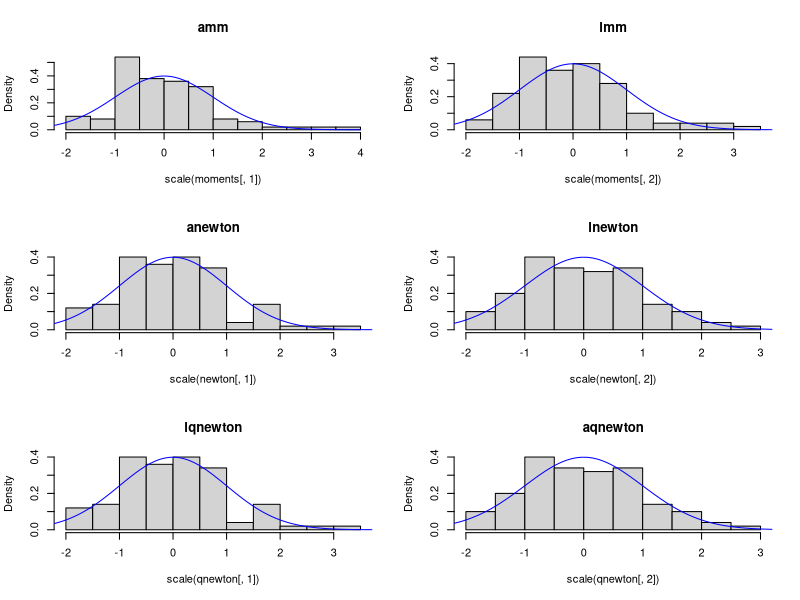
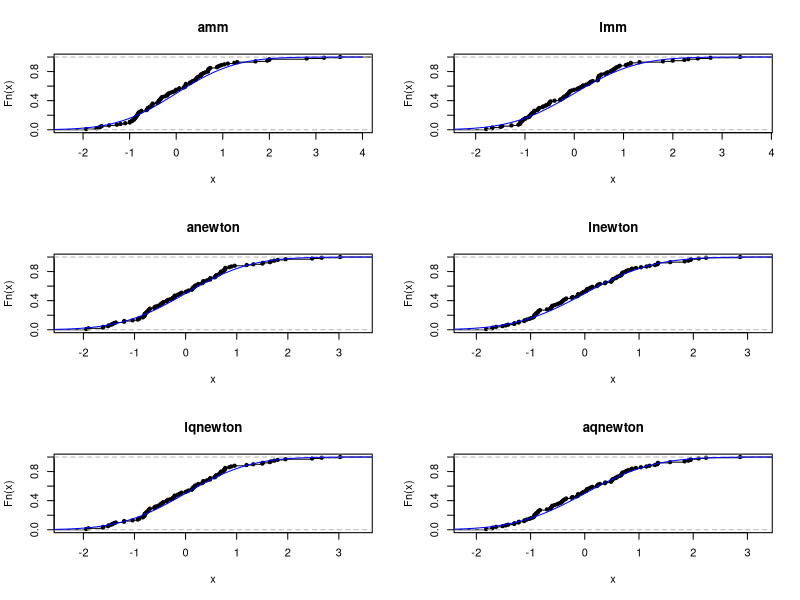

These figures' R source, in order:
#install.packages("glue")
library(glue)

#loglikelihood function for gamma distribution
loglik.gamma = function(y, a, l) {
  n = length(y)
  r = n*a*log(l) - l*sum(y) + (a-1)*sum(log(y)) - n*log(gamma(a))
  return(r)
}

#score function for gamma distribution
score.gamma = function(y, a, l) {
  n = length(y)
  alpha = n*log(l) + sum(log(y)) - n*digamma(a)
  lambda = (n*a)/l - sum(y)
  r = c(alpha, lambda)
  
  names(r) = c("alpha", "lambda")
  return(r)
}

#fisher information matrix for gamma distribution
inf.gamma = function(y, a, l) {
  n = length(y)
  alpha = n*trigamma(a)
  cov = -n/l
  lambda = (n*a)/l^2
  r = matrix(c(alpha, cov, cov, lambda), 2, 2, byrow = T)
  colnames(r) = c("alpha", "lambda")
  rownames(r) = c("alpha", "lambda")
  return(r)
}


#let y be a sample from a gamma distribution with shape=alpha and rate=lambda
#let score.gamma be the score vector for alpha and lambda
#let inf.gamma be the fisher information matrix for alpha and lambda

#t0 is the vector of starting values of the algorithm
#t0 elements are chosen by estimates for alpha and lambda found by method of moments
#it can be shown that these estimates are
#alpha=(mean(y))^2/var(y)
#lambda=mean(y)/var(y)
#then t1 = t0 + solve(inf.gamma)%*%score.gamma

#let new t0=t1, start again until deltadev=abs(t1-t0)<eps

#first value of deltadev is initialized as deltadev>eps
#eps is fixed as small as you like

newton.gamma = function(y, eps = 0.00000001, plots=F) {
  #estimates with method of moments
  amm = (mean(y))^2/(var(y))
  lmm = mean(y)/var(y)
  t0 = c(amm, lmm)
  
  #matrix for saving results
  r = matrix(NA, 2, 1)
  rownames(r) = c("alpha", "lambda")
  colnames(r) = glue("step 0")
  r[, 1] = t0
  r
  
  
  #initialization
  
  deltadev = c(2, 2)
  i = 1
  
  #Algorithm
  while (abs(deltadev)[1] > eps & abs(deltadev)[2] > eps) {
    cat("
      ")
    
    t1 = t0 + solve(inf.gamma(y, t0[1], t0[2])) %*% score.gamma(y, t0[1], t0[2]) #t1 estimate
    colnames(t1) = glue("step {i}")
    print(t1)
    
    r = cbind(r, t1) #save t1 estimate in r
    
    deltadev = as.vector(abs(t1 - t0)) #calculate eps
    print(glue("eps for lambda = {deltadev[1]}"))
    print(glue("eps for alpha = {deltadev[2]}"))
    
    
    t0 = t1
    i = i + 1
    cat("

      ")
    
    if(i>100){break}
    
  }
  #
  
  #final estimates
  hat.alpha = r[1, length(r[1, ])]
  hat.lambda = r[2, length(r[2, ])]
  
  
  
  results = rbind(c(a, amm, hat.alpha), c(l, lmm, hat.lambda))
  colnames(results) = c("parameter", "moments", "algorithm")
  rownames(results) = c("alpha", "lambda")
  
  
  
  distance = cbind(abs(results[, 2] - results[, 1]), abs(results[, 3] - results[, 1]))
  colnames(distance) = c(" MM - trueparameters ", "NR - trueparameters")
  
  r = list(results = results, distance = distance)
  return(r)

  #plot of estimates within steps
  if(plots==T){
    par(mfrow = c(2, 1))
    plot(
      r[1, ],
      ylab = "alpha",
      xlab = "step",
      ylim = c(a - 0.2, a + 0.2),
      type = "b",
      lty = 3,
      main = "Red lines are true parameters value"
    )
    abline(h = a, col = "red")
    plot(
      r[2, ],
      ylab = "lambda",
      xlab = "step",
      ylim = c(l - 0.2, l + 0.2),
      type = "b",
      lty = 3
    )
    abline(h = l, col = "red")
    par(mfrow = c(1, 1))
  }  

}










####QUASI-NEWTON####
#In this approach we find estimates only for alpha

#We can find an explicit formula to estimate lambda with ML method
#hat.lambda(ML)= (n*a)/sum(y)

#We start the algorithm with estimates calculated by method of moment's
#and then compute Newton-Raphson algorithm only for alpha;
#with the alpha found by NR we calculate new lambda(ML) and the continue


quasi.newton.gamma = function(y, eps = 0.00000001, plots=F) {
  #estimates with method of moments
  amm = (mean(y))^2/(var(y))
  lmm = mean(y)/var(y)
  t0 = c(amm, lmm)
  
  #matrix for saving results
  r = matrix(NA, 2, 1)
  rownames(r) = c("alpha", "lambda")
  colnames(r) = glue("step 0")
  r[, 1] = t0
  r
  
  
  #initialization
  
  deltadev = c(2, 2)
  i = 1
  
  #Algorithm
  while (abs(deltadev)[1] > eps & abs(deltadev)[2] > eps) {
    cat("
      ")
    
    a1 = t0[1] + (score.gamma(y, t0[1], t0[2])[1]) / (inf.gamma(y, t0[1], t0[2])[1, 1]) #t1 estimate
    
    l1 = (n*a1)/sum(y)
    
    t1 = as.matrix(c(a1, l1), 2, 1)
    colnames(t1) = glue("step {i}")
    print(t1)
    
    r = cbind(r, t1) #save t1 estimate in r
    
    deltadev = as.vector(abs(t1 - t0)) #calculate eps
    print(glue("eps for lambda = {deltadev[1]}"))
    print(glue("eps for alpha = {deltadev[2]}"))
    
    
    t0 = t1
    i = i + 1
    cat("

      ")
    if (i>100) {break}
    
  }
  #
  
  
  #final estimates
  hat.alpha = r[1, length(r[1, ])]
  hat.lambda = r[2, length(r[2, ])]
  
  
  
  results = rbind(c(a, amm, hat.alpha), c(l, lmm, hat.lambda))
  colnames(results) = c("parameter", "moments", "Ql.algorithm")
  rownames(results) = c("alpha", "lambda")
  
  
  
  distance = cbind(abs(results[, 2] - results[, 1]), abs(results[, 3] -
                                                           results[, 1]))
  colnames(distance) = c(" MM - trueparameters ", "QL.NR - trueparameters")
  
  r = list(results = results, distance = distance)
  return(r)
  
  #plot of estimates within steps
  if(plots==T){
    par(mfrow = c(2, 1))
    plot(
      r[1, ],
      ylab = "alpha",
      xlab = "step",
      ylim = c(a - 0.2, a + 0.2),
      type = "b",
      lty = 3,
      main = "Red lines are true parameters value"
    )
    abline(h = a, col = "red")
    plot(
      r[2, ],
      ylab = "lambda",
      xlab = "step",
      ylim = c(l - 0.2, l + 0.2),
      type = "b",
      lty = 3
    )
    abline(h = l, col = "red")
    par(mfrow = c(1, 1))
  }
  
}



####simulation
eps = 0.000001
B = 100                           #number of samples
n = 100                          #sample dimension
a = runif(1, 1, 15)
a           #true alpha
l = runif(1, 1, 15)
l           #true lambda


#matrices to save results
parameter = matrix(c(a, l), B, 2, byrow = T)
colnames(parameter) = c("alpha", "lambda")
rownames(parameter) = c(1:B)

moments = matrix(NA, B, 2)
colnames(moments) = c("alphaMM", "lambdaMM")
rownames(moments) = c(1:B)

newton = matrix(NA, B, 2)
colnames(newton) = c("alphanewton", "lambdanewton")
rownames(newton) = c(1:B)

qnewton = matrix(NA, B, 2)
colnames(qnewton) = c("alphaquasi", "lambdaquasi")
rownames(qnewton) = c(1:B)


for (i in 1:B) {
  y = rgamma(n, shape = a, rate = l)     #sample
  
  nn = newton.gamma(y, eps)
  qn = quasi.newton.gamma(y, eps)
  
  moments[i, 1] = nn$results[1, 2]
  moments[i, 2] = nn$results[2, 2]
  
  newton[i, 1] = nn$results[1, 3]
  newton[i, 2] = nn$results[2, 3]
  qnewton[i, 1] = qn$results[1, 3]
  qnewton[i, 2] = qn$results[2, 3]
}


#all results
results = cbind(parameter, moments, newton, qnewton)
colnames(results) = c(
  "alpha",
  "lambda",
  "alphaMM",
  "lambdaMM",
  "alphanewton",
  "lambdanewton",
  "alphaquasi",
  "lambdaquasi"
)

head(results)


#distorsion of estimators
b2.moments = (colMeans(moments) - parameter[1, ])^2
b2.newton =  (colMeans(newton) - parameter[1, ])^2
b2.qnewton = (colMeans(qnewton) - parameter[1, ])^2
B2=rbind(b2.moments, b2.newton, b2.qnewton)
colnames(B2)=c("alpha", "lambda")
rownames(B2)=c("moments", "newton", "qnewton")
B2


#variance of estimators
var.moments = apply(moments, 2, var)
var.newton = apply(newton, 2, var)
var.qnewton = apply(qnewton, 2, var)
lirc=c(1/(n*trigamma(a)), 1/((n*a)/l^2))
V=rbind(var.moments, var.newton, var.qnewton, lirc)
colnames(V)=c("alpha", "lambda")
rownames(V)=c("moments", "newton", "qnewton", "lirc")
V


#MSE of estimators
MSE.moments = b2.moments + var.moments
MSE.newton = b2.newton + var.newton
MSE.qnewton = b2.qnewton + var.qnewton

MSE=rbind(MSE.moments, MSE.newton, MSE.qnewton)
colnames(MSE)=c("alpha", "lambda")
rownames(MSE)=c("moments", "newton", "qnewton")
MSE


s=seq(-4, 4, l=1000)

{par(mfrow=c(3,2))
hist(scale(moments[,1]), freq=F, main="amm"); lines(s, dnorm(s), col="blue")
hist(scale(moments[,2]), freq=F, main="lmm"); lines(s, dnorm(s), col="blue")
hist(scale(newton[,1]), freq=F, main="anewton"); lines(s, dnorm(s), col="blue")
hist(scale(newton[,2]), freq=F, main="lnewton"); lines(s, dnorm(s), col="blue")
hist(scale(qnewton[,1]), freq=F, main="lqnewton"); lines(s, dnorm(s), col="blue")
hist(scale(qnewton[,2]), freq=F, main="aqnewton"); lines(s, dnorm(s), col="blue")
par(mfrow=c(1,1))}


{par(mfrow=c(3,2))
  plot(ecdf(scale(moments[,1])), main="amm"); lines(s, pnorm(s), col="blue")
  plot(ecdf(scale(moments[,2])), main="lmm"); lines(s, pnorm(s), col="blue")
  plot(ecdf(scale(newton[,1])), main="anewton"); lines(s, pnorm(s), col="blue")
  plot(ecdf(scale(newton[,2])), main="lnewton"); lines(s, pnorm(s), col="blue")
  plot(ecdf(scale(qnewton[,1])), main="lqnewton"); lines(s, pnorm(s), col="blue")
  plot(ecdf((scale(qnewton[,2]))), main="aqnewton"); lines(s, pnorm(s), col="blue")
  par(mfrow=c(1,1))}
